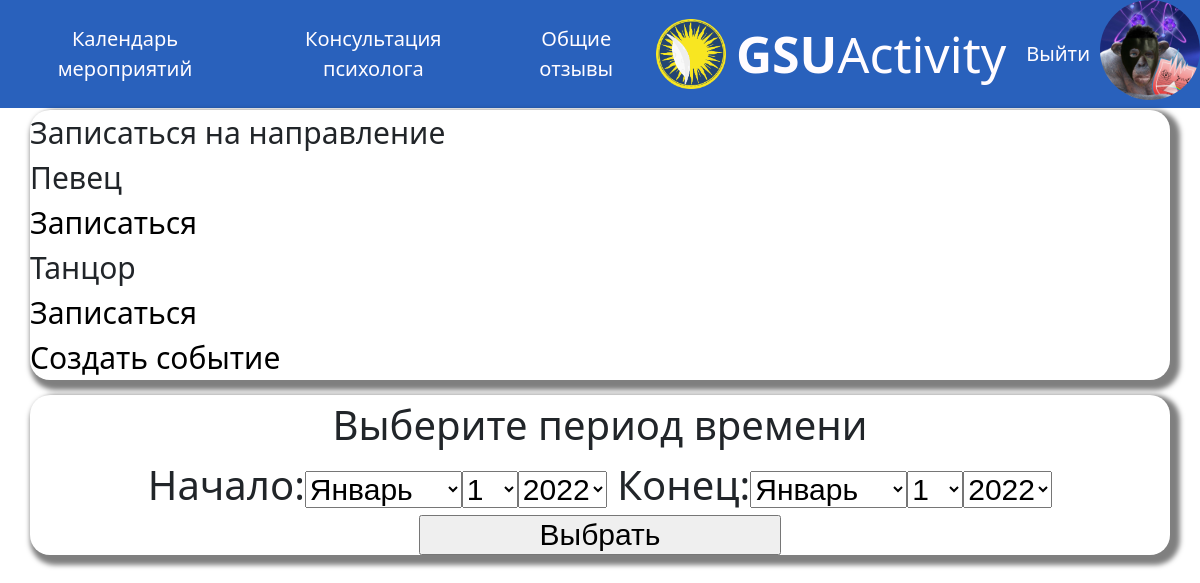
/cult/ (signed in), run on the app's committed database.
### news/models.py (models this page shows)
class AdvUser(AbstractUser):
    fac = (
        ('bio','Биологический факультет'),
        ('geo','Геолого-географический факультет'),
        ('ist','Факультет истории и межкультурных коммуникаций'),
        ('in','Факультет иностранных языков'),
        ('mat','Факультет математитики и ТП'),
        ('psi','Факультет психологии и педагогики'),
        ('fiz','Факультет физики и ИТ'),
        ('ffk','Факультет физической культуры'),
        ('fil','Филологический факультет'),
        ('eko','Экономический факультет'),
        ('yr','Юридичесий факультет'),
        )
    is_activated = models.BooleanField(default=True, db_index=True,verbose_name='Прошел активацию')
    avatar = models.ImageField(null=True, blank=True, upload_to="image/profile/",verbose_name='Аватарка')
    phone_num = models.CharField(unique = True, null = True, blank = False, max_length=13,verbose_name='Номер телефона')
    faculty = models.CharField(null = True, blank =False,choices=fac,max_length=50,verbose_name='Факультет')
    group = models.CharField(null = True, blank = False,max_length=10,verbose_name='Группа')
    class Meta(AbstractUser.Meta):
        pass

class Tvor(models.Model):
    name = models.CharField(max_length=30,verbose_name='Название')
    otobr = models.BooleanField(default=False, db_index=True,verbose_name='Отображение')
    class Meta:
        verbose_name_plural = 'Творческие направления'
        verbose_name = 'Творческое направление'

### news/views.py (the view)
# urls.py: path('cult/', cult, name='cult'),
def cult(request):
    weekd=datetime.today().isocalendar()[1]
    posts = Post.objects.filter(eventdate__week=weekd)
    your_zapisi = Post.objects.filter(zapis=request.user.id)
    tvors = Tvor.objects.filter(otobr=True)
    if request.method == 'POST':
    	form = Index(request.POST)
    	if form.is_valid():
    		nach = form.cleaned_data['Начало']
    		con = form.cleaned_data['Конец']
    		posts = Post.objects.filter(eventdate__range=(nach,con))
    else:
    	form = Index()
    return render(request, 'news/cult.html', {'posts': posts,'your_zapisi':your_zapisi,'tvors':tvors,'form':form})

### news/forms.py
class Index(forms.Form):
    Начало = forms.DateTimeField(widget=forms.SelectDateWidget)
    Конец = forms.DateTimeField(widget=forms.SelectDateWidget)

### news/templates/news/cult.html (shortened to what this page needs)
{% extends "layout/basic.html" %}
{% block content %}
<div class="post">
	Записаться на направление<br>
	{% for naprav in tvors %}
		{{naprav.name}}<br>
		{% if user.is_authenticated %}
			<a href="{% url 'news:tvor' pk=naprav.pk %}" class="post_link">Записаться</a><br>
		{% endif %}
	{% endfor %}
	{% if user.id == 4 or user.id == 1  %}
		<a href="{% url 'news:add' %}"  class="post_link">Создать событие</a><br>
	{% endif %}
</div>
<div class="calendar">
	Выберите период времени
	<form method="post">
		<div>{{ form }}</div>
		<button type="submit">Выбрать</button>
	</form>
</div>
{% endblock %}

### news/templates/layout/basic.html (shortened to what this page needs)
{% load static %}
<!DOCTYPE html>
<html>
<head>
	<link rel="stylesheet" type="text/css" href="{% static 'news/style.css' %}">
</head>
<body>
	<header>
		<nav class="nav">
			<div class="link dropdown">
				<a>Календарь мероприятий</a>
			</div>
			<a href="{% url 'news:consult' %}"  class="link">Консультация психолога</a>
			<a href="{% url 'news:otz' %}"  class="link">Общие отзывы</a>
  		</nav>
  		<div class="logo ">
  			<img src="\static\news\logo.png" class="logot"><a href="{% url 'news:index' %} " class="logo_link"><strong>GSU</strong>Activity</a>
  		</div>
     	<div class="log">
     		{% if user.is_authenticated %}
     			<a href="{% url 'news:logout' %}" class="link">Выйти</a>
				<a href="{% url 'news:profile' %}">
					{% if user.avatar %}
      					<img class="avatar" src="{{ user.avatar.url }}">
    				{% else %}
      					<img class="avatar" src="\static\news\user.png">
    				{% endif %}
			    </a>
			{% else %}
				<a href="{% url 'news:login' %}" class="link">Войти</a>
				<a href="{% url 'news:register' %}" class="link">Регистрация</a>
			{% endif %}
		</div>
	</header>
	<section>
		{% block content %}
		{% endblock %}
	</section>
</body>
</html>

### data on the page
AdvUser: avatar (picture)
Tvor: name "Певец"
Tvor: name "Танцор"
